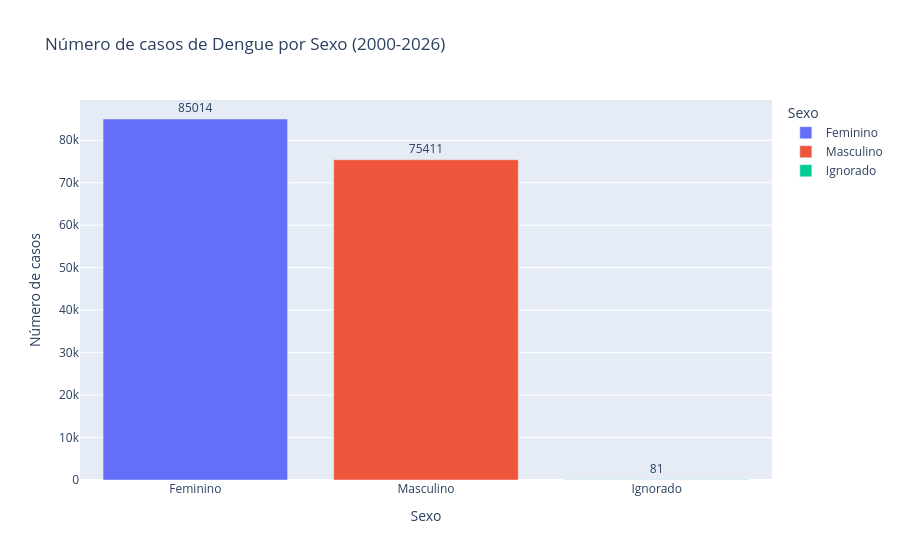

The code cell stored with this chart in its notebook:
### Code cell
# Contagem dos resultados
sexo_counts = (
    cs_sexo["CS_SEXO"]
    .value_counts()
    .reset_index()
)

sexo_counts.columns = ["Sexo", "Contagem"]

fig = px.bar(
    sexo_counts,
    x="Sexo",
    y="Contagem",
    text="Contagem",
    title="Número de casos de Dengue por Sexo (2000-2026)",
    labels={
        "Contagem": "Número de casos",
        "Sexo": "Sexo"
    },
    color="Sexo"
)

fig.update_traces(textposition="outside")

fig.show()

### Figure 1 — Plotly figure (JSON) as saved in the notebook; plotly's stock layout.template omitted (floating-point values rounded to 4 significant figures)
{"data": [{"hovertemplate": "Sexo=%{x}<br>Número de casos=%{text}<extra></extra>", "legendgroup": "Feminino", "marker": {"color": "#636efa", "pattern": {"shape": ""}}, "name": "Feminino", "orientation": "v", "showlegend": true, "text": [85010.0], "textposition": "outside", "type": "bar", "x": ["Feminino"], "xaxis": "x", "y": [85014], "yaxis": "y"}, {"hovertemplate": "Sexo=%{x}<br>Número de casos=%{text}<extra></extra>", "legendgroup": "Masculino", "marker": {"color": "#EF553B", "pattern": {"shape": ""}}, "name": "Masculino", "orientation": "v", "showlegend": true, "text": [75410.0], "textposition": "outside", "type": "bar", "x": ["Masculino"], "xaxis": "x", "y": [75411], "yaxis": "y"}, {"hovertemplate": "Sexo=%{x}<br>Número de casos=%{text}<extra></extra>", "legendgroup": "Ignorado", "marker": {"color": "#00cc96", "pattern": {"shape": ""}}, "name": "Ignorado", "orientation": "v", "showlegend": true, "text": [81.0], "textposition": "outside", "type": "bar", "x": ["Ignorado"], "xaxis": "x", "y": [81], "yaxis": "y"}], "layout": {"barmode": "relative", "legend": {"title": {"text": "Sexo"}, "tracegroupgap": 0}, "title": {"text": "Número de casos de Dengue por Sexo (2000-2026)"}, "xaxis": {"anchor": "y", "categoryarray": ["Feminino", "Masculino", "Ignorado"], "categoryorder": "array", "domain": [0, 1], "title": {"text": "Sexo"}}, "yaxis": {"anchor": "x", "domain": [0, 1], "title": {"text": "Número de casos"}}}}
